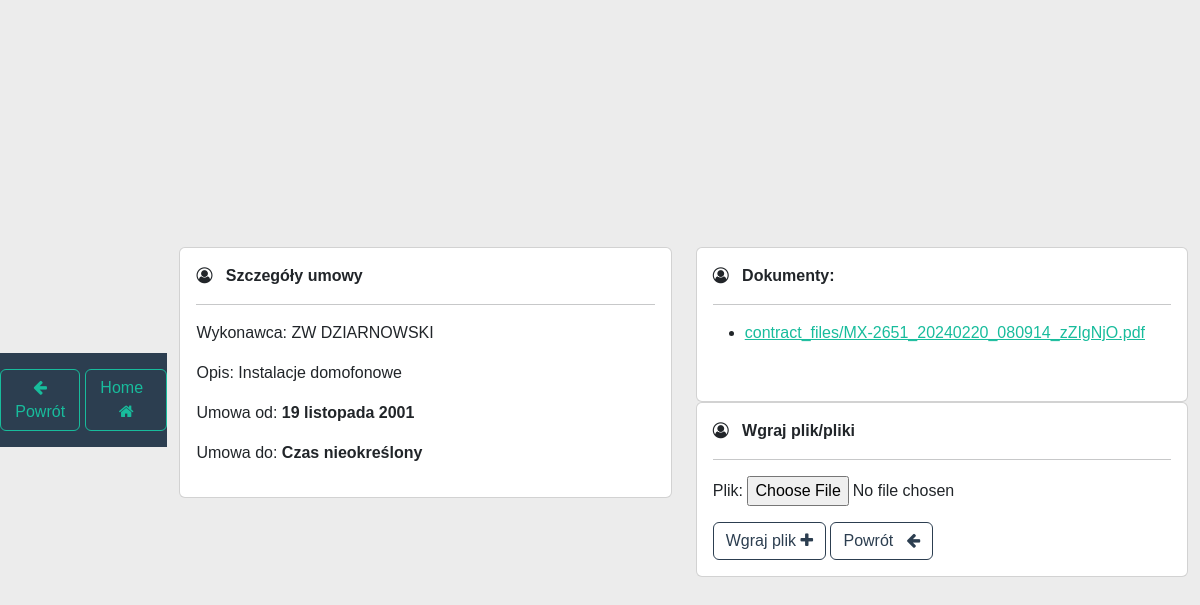
Screenshot of /umowy/details/20/ (signed in) with the database file from the repository.
### umowy/models.py (models this page shows, shortened)
class Contract(models.Model):
    contractor = models.ForeignKey(Contractor, on_delete=models.CASCADE)
    description = models.TextField()
    start_date = models.DateField()
    end_date = models.DateField(blank=True, null=True)
    status = models.CharField(max_length=100, default='Aktywna')

class Contractor(models.Model):
    name = models.CharField(max_length=100)

class ContractFile(models.Model):
    contract = models.ForeignKey(Contract, on_delete=models.CASCADE)
    file = models.FileField(upload_to='contract_files/')

### umowy/views.py (the view)
# urls.py: path('details/<int:contract_id>/', views.details_contract, name='details_contract'),
@login_required(login_url="login")
def details_contract(request, contract_id):
    contract = get_object_or_404(Contract, pk=contract_id)
    my_files = ContractFile.objects.filter(contract=contract)
    if request.method == 'POST':
        form = ContractFileForm(request.POST, request.FILES)
        if form.is_valid():
            instance = form.save(commit=False)
            instance.contract = contract
            instance.save()
            return redirect('details_contract', contract_id=contract_id)
        else:
            raise ValidationError("Błędy w formularzu")  # Raise validation error if form is not valid
    else:
        form = ContractFileForm()
    return render(request, 'details-contract.html', {'contract': contract, 'form': form, 'my_files': my_files})

### umowy/forms.py
class ContractFileForm(forms.ModelForm):
    class Meta:
        model = ContractFile
        fields = ['file']
        labels = {'file': 'Plik'}

### umowy/templates/details-contract.html (shortened to what this page needs)
{% extends 'base-contract-detail.html' %}
{% load static %}
{% block content %}
    <div class="row">
    <div class="col-sm-6 mb-3 mb-sm-0">
        <div class="card">
            <div class="card-body">
                <i class="fa fa-user-circle-o" aria-hidden="true"></i> &nbsp;
                <strong>Szczegóły umowy</strong>
                <hr>
                <p>Wykonawca: {{ contract.contractor.name }}</p>
                <p>Opis: {{ contract.description }}</p>
                <p>Umowa od: <b>{{ contract.start_date }}</b></p>
                <p>Umowa do: {% if contract.end_date == None %}
                    <b>Czas nieokreślony</b>
                {% else %}
                    <b>{{ contract.end_date }}</b>
                {% endif %}</p>
            </div>
        </div>
    </div>
    <div class="col-sm-6 mb-3 mb-sm-0">
    <div class="card">
        <div class="card-body">
            <i class="fa fa-user-circle-o" aria-hidden="true"></i> &nbsp;
            <strong>Dokumenty:</strong>
            <hr>
            <ul>
                {% for file in my_files %}
                    <li><a href="{{ file.file.url }}" target="_blank">{{ file.file.name }}</a></li>
                {% endfor %}
            </ul>
            <br>
        </div>
    </div>
    <div class="card">
        <div class="card-body">
            <i class="fa fa-user-circle-o" aria-hidden="true"></i> &nbsp;
            <strong>Wgraj plik/pliki</strong>
            <hr>
            <form method="post" enctype="multipart/form-data">
                {{ form.as_p }}
                <button class="btn btn-outline-primary" type="submit">Wgraj plik <i
                        class="fa fa-plus"></i></button>
                <a href="{% url 'dashboard_contracts' %}" class="btn btn-outline-primary"> Powrót &nbsp; <i
                        class="fa fa-arrow-left"></i> </a>
            </form>
        </div>
    </div>
{% endblock %}

### static/css/styles.css (style rules this page uses)
* { padding: 0; margin: 0; font-family: 'Poppins', sans-serif; }
body { display: flex; align-items: center; justify-content: center; height: 100vh; width: 100vw; background: #ececec; overflow: hidden; }

### rows the page displays
Contract: contractor.name "ZW DZIARNOWSKI", description "Instalacje domofonowe", start_date "19 listopada 2001"
ContractFile: file.name "contract_files/MX-2651_20240220_080914_zZIgNjO.pdf"
